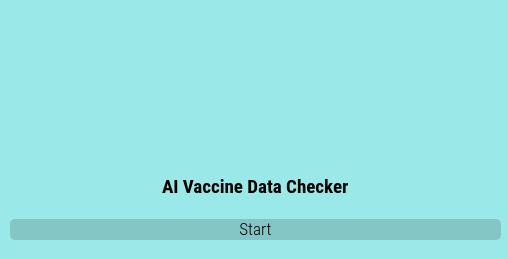
<?xml version="1.0" encoding="UTF-8"?>
<ui version="4.0">
 <class>Dialog</class>
 <widget class="QDialog" name="Dialog">
  <property name="geometry">
   <rect>
    <x>0</x>
    <y>0</y>
    <width>508</width>
    <height>259</height>
   </rect>
  </property>
  <property name="minimumSize">
   <size>
    <width>508</width>
    <height>259</height>
   </size>
  </property>
  <property name="maximumSize">
   <size>
    <width>508</width>
    <height>259</height>
   </size>
  </property>
  <property name="windowTitle">
   <string>AI Vaccine Data Checker</string>
  </property>
  <property name="windowIcon">
   <iconset resource="resource.qrc">
    <normaloff>:/icon/icon.png</normaloff>:/icon/icon.png</iconset>
  </property>
  <property name="styleSheet">
   <string notr="true">background-color: rgb(155, 232, 232);</string>
  </property>
  <widget class="QLabel" name="logolabel">
   <property name="geometry">
    <rect>
     <x>0</x>
     <y>0</y>
     <width>500</width>
     <height>133</height>
    </rect>
   </property>
   <property name="text">
    <string/>
   </property>
   <property name="pixmap">
    <pixmap resource="resource.qrc">:/logo/logo.png</pixmap>
   </property>
  </widget>
  <widget class="QWidget" name="verticalLayoutWidget">
   <property name="geometry">
    <rect>
     <x>10</x>
     <y>160</y>
     <width>491</width>
     <height>80</height>
    </rect>
   </property>
   <layout class="QVBoxLayout" name="verticalLayout">
    <item>
     <layout class="QHBoxLayout" name="horizontalLayout">
      <item alignment="Qt::AlignHCenter">
       <widget class="QLabel" name="filelabel">
        <property name="font">
         <font>
          <family>Roboto Condensed</family>
          <pointsize>14</pointsize>
          <weight>75</weight>
          <bold>true</bold>
         </font>
        </property>
        <property name="text">
         <string>AI Vaccine Data Checker</string>
        </property>
       </widget>
      </item>
     </layout>
    </item>
    <item>
     <widget class="QPushButton" name="runButton">
      <property name="font">
       <font>
        <family>Roboto Condensed Light</family>
        <pointsize>13</pointsize>
       </font>
      </property>
      <property name="styleSheet">
       <string notr="true">border-radius: 5px;
background-color: #84c6c6</string>
      </property>
      <property name="text">
       <string>Start</string>
      </property>
     </widget>
    </item>
   </layout>
  </widget>
 </widget>
 <resources>
  <include location="resource.qrc"/>
 </resources>
 <connections/>
</ui>
